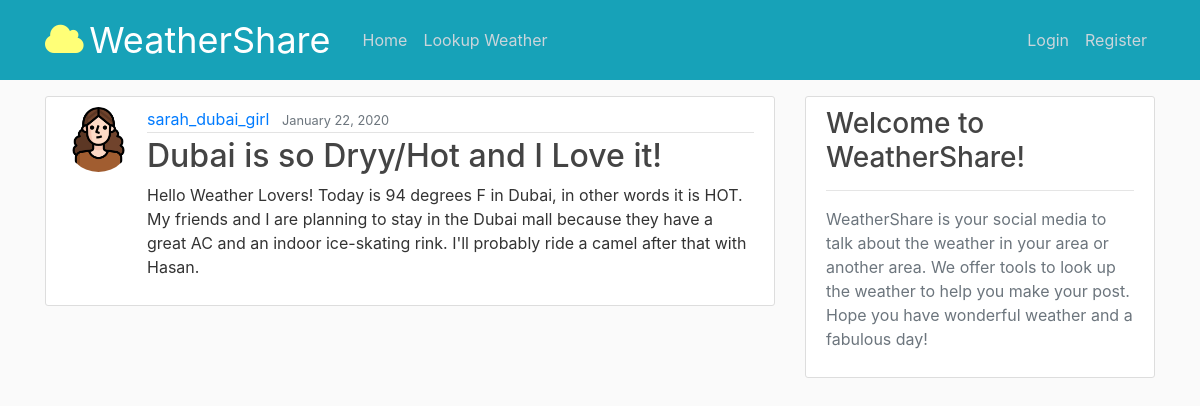
The page /post/34/ on the database its author committed.
### blog/models.py (models this page shows, shortened)
class Post(models.Model):
    title = models.CharField(max_length=100)
    content = models.TextField()
    date_posted = models.DateTimeField(default=timezone.now)
    author = models.ForeignKey(User, on_delete=models.CASCADE)

### users/models.py (models this page shows, shortened)
class Profile(models.Model):
    user = models.OneToOneField(User, on_delete=models.CASCADE)
    image = models.ImageField(default='default.png', upload_to='profile_pics')

### blog/views.py (the view)
# urls.py: path('post/<int:pk>/', PostDetailView.as_view(), name='post-detail'),
class PostDetailView(DetailView):
    model = Post

### blog/templates/blog/post_detail.html (shortened to what this page needs)
{% extends "blog/base.html" %}
{% block content %}
  <article class="media content-section">
    <img class="rounded-circle article-img" src="{{ object.author.profile.image.url }}">
    <div class="media-body">
      <div class="article-metadata">
        <a class="mr-2" href="{% url 'user-posts' object.author.username %}">{{ object.author }}</a>
        <small class="text-muted">{{ object.date_posted|date:"F d, Y" }}</small>
      </div>
      <h2 class="article-title">{{ object.title }}</h2>
      <p class="article-content">{{ object.content }}</p>
    </div>
  </article>
{% endblock content %}

### blog/static/blog/main.css (style rules this page uses)
body { background: #fafafa; color: #333333; margin-top: 6rem; }
h1, h2, h3, h4, h5, h6 { color: #444444; }
.content-section { background: #ffffff; padding: 10px 20px; border: 1px solid #dddddd; border-radius: 3px; margin-bottom: 20px; }
.article-title { color: #444444; }
.article-content { white-space: pre-line; }
.article-img { height: 65px; width: 65px; margin-right: 16px; }
.article-metadata { padding-bottom: 1px; margin-bottom: 4px; border-bottom: 1px solid #e3e3e3 }

### rows shown on the page
Post: author.profile.image (picture), author "sarah_dubai_girl", date_posted "January 22, 2020", title "Dubai is so Dryy/Hot and I Love it!", content "Hello Weather Lovers! Today is 94 degrees F in Dubai, in other words it is HOT. My friends and I are planning to stay in the Dubai mall because they have a great AC and an indoor ice-skating rink. I'll probably ride a camel after that with Hasan."
